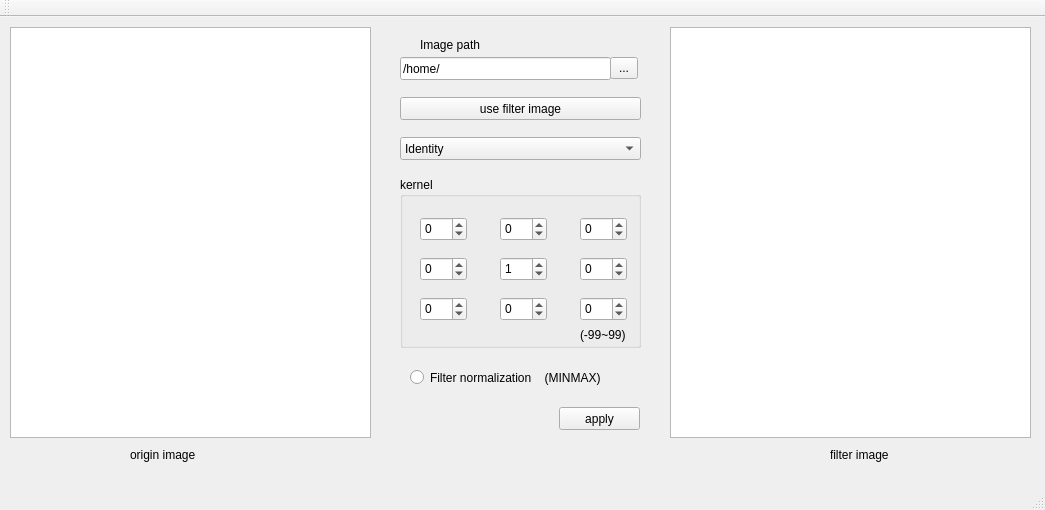
<?xml version="1.0" encoding="UTF-8"?>
<ui version="4.0">
 <class>MainWindow</class>
 <widget class="QMainWindow" name="MainWindow">
  <property name="geometry">
   <rect>
    <x>0</x>
    <y>0</y>
    <width>1045</width>
    <height>510</height>
   </rect>
  </property>
  <property name="windowTitle">
   <string>MainWindow</string>
  </property>
  <widget class="QWidget" name="centralWidget">
   <widget class="QPushButton" name="apply">
    <property name="geometry">
     <rect>
      <x>559</x>
      <y>390</y>
      <width>81</width>
      <height>23</height>
     </rect>
    </property>
    <property name="text">
     <string>apply</string>
    </property>
   </widget>
   <widget class="QComboBox" name="cov_type">
    <property name="geometry">
     <rect>
      <x>400</x>
      <y>120</y>
      <width>241</width>
      <height>23</height>
     </rect>
    </property>
    <item>
     <property name="text">
      <string>Identity</string>
     </property>
    </item>
    <item>
     <property name="text">
      <string>Edge</string>
     </property>
    </item>
    <item>
     <property name="text">
      <string>Edge ↕</string>
     </property>
    </item>
    <item>
     <property name="text">
      <string>Edge ↔</string>
     </property>
    </item>
    <item>
     <property name="text">
      <string>Emboss</string>
     </property>
    </item>
    <item>
     <property name="text">
      <string>Gradient ↕</string>
     </property>
    </item>
    <item>
     <property name="text">
      <string>Gradient ↔</string>
     </property>
    </item>
    <item>
     <property name="text">
      <string>Sharpen</string>
     </property>
    </item>
    <item>
     <property name="text">
      <string>Smooth</string>
     </property>
    </item>
    <item>
     <property name="text">
      <string>Sobel ↕</string>
     </property>
    </item>
    <item>
     <property name="text">
      <string>Sobel ↔</string>
     </property>
    </item>
   </widget>
   <widget class="QRadioButton" name="nomal">
    <property name="geometry">
     <rect>
      <x>410</x>
      <y>350</y>
      <width>221</width>
      <height>21</height>
     </rect>
    </property>
    <property name="text">
     <string>Filter normalization    (MINMAX)</string>
    </property>
   </widget>
   <widget class="QGraphicsView" name="originImage">
    <property name="geometry">
     <rect>
      <x>10</x>
      <y>10</y>
      <width>361</width>
      <height>411</height>
     </rect>
    </property>
   </widget>
   <widget class="QGraphicsView" name="filterImage">
    <property name="geometry">
     <rect>
      <x>670</x>
      <y>10</y>
      <width>361</width>
      <height>411</height>
     </rect>
    </property>
   </widget>
   <widget class="QLineEdit" name="lineEdit">
    <property name="geometry">
     <rect>
      <x>400</x>
      <y>40</y>
      <width>211</width>
      <height>23</height>
     </rect>
    </property>
    <property name="text">
     <string>/home/</string>
    </property>
    <property name="readOnly">
     <bool>true</bool>
    </property>
   </widget>
   <widget class="QPushButton" name="useImage">
    <property name="geometry">
     <rect>
      <x>400</x>
      <y>80</y>
      <width>241</width>
      <height>23</height>
     </rect>
    </property>
    <property name="text">
     <string>use filter image</string>
    </property>
   </widget>
   <widget class="QToolButton" name="filedialog">
    <property name="geometry">
     <rect>
      <x>610</x>
      <y>40</y>
      <width>28</width>
      <height>22</height>
     </rect>
    </property>
    <property name="text">
     <string>...</string>
    </property>
   </widget>
   <widget class="QLabel" name="label">
    <property name="geometry">
     <rect>
      <x>420</x>
      <y>20</y>
      <width>91</width>
      <height>16</height>
     </rect>
    </property>
    <property name="text">
     <string>Image path</string>
    </property>
   </widget>
   <widget class="QLabel" name="label_2">
    <property name="geometry">
     <rect>
      <x>130</x>
      <y>430</y>
      <width>121</width>
      <height>16</height>
     </rect>
    </property>
    <property name="text">
     <string>origin image</string>
    </property>
   </widget>
   <widget class="QLabel" name="label_3">
    <property name="geometry">
     <rect>
      <x>830</x>
      <y>430</y>
      <width>121</width>
      <height>16</height>
     </rect>
    </property>
    <property name="text">
     <string>filter image</string>
    </property>
   </widget>
   <widget class="QGroupBox" name="groupBox">
    <property name="geometry">
     <rect>
      <x>400</x>
      <y>160</y>
      <width>241</width>
      <height>171</height>
     </rect>
    </property>
    <property name="title">
     <string>kernel</string>
    </property>
    <widget class="QLabel" name="label_4">
     <property name="geometry">
      <rect>
       <x>180</x>
       <y>150</y>
       <width>59</width>
       <height>15</height>
      </rect>
     </property>
     <property name="text">
      <string>(-99~99)</string>
     </property>
    </widget>
    <widget class="QSpinBox" name="spinBox_7">
     <property name="geometry">
      <rect>
       <x>180</x>
       <y>40</y>
       <width>47</width>
       <height>24</height>
      </rect>
     </property>
     <property name="minimum">
      <number>-99</number>
     </property>
    </widget>
    <widget class="QSpinBox" name="spinBox_2">
     <property name="geometry">
      <rect>
       <x>20</x>
       <y>80</y>
       <width>47</width>
       <height>24</height>
      </rect>
     </property>
     <property name="minimum">
      <number>-99</number>
     </property>
    </widget>
    <widget class="QSpinBox" name="spinBox_9">
     <property name="geometry">
      <rect>
       <x>180</x>
       <y>120</y>
       <width>47</width>
       <height>24</height>
      </rect>
     </property>
     <property name="minimum">
      <number>-99</number>
     </property>
    </widget>
    <widget class="QSpinBox" name="spinBox_3">
     <property name="geometry">
      <rect>
       <x>20</x>
       <y>120</y>
       <width>47</width>
       <height>24</height>
      </rect>
     </property>
     <property name="minimum">
      <number>-99</number>
     </property>
    </widget>
    <widget class="QSpinBox" name="spinBox_8">
     <property name="geometry">
      <rect>
       <x>180</x>
       <y>80</y>
       <width>47</width>
       <height>24</height>
      </rect>
     </property>
     <property name="minimum">
      <number>-99</number>
     </property>
    </widget>
    <widget class="QSpinBox" name="spinBox_4">
     <property name="geometry">
      <rect>
       <x>100</x>
       <y>40</y>
       <width>47</width>
       <height>24</height>
      </rect>
     </property>
     <property name="minimum">
      <number>-99</number>
     </property>
    </widget>
    <widget class="QSpinBox" name="spinBox_5">
     <property name="geometry">
      <rect>
       <x>100</x>
       <y>80</y>
       <width>47</width>
       <height>24</height>
      </rect>
     </property>
     <property name="minimum">
      <number>-99</number>
     </property>
     <property name="value">
      <number>1</number>
     </property>
    </widget>
    <widget class="QSpinBox" name="spinBox_1">
     <property name="geometry">
      <rect>
       <x>20</x>
       <y>40</y>
       <width>47</width>
       <height>24</height>
      </rect>
     </property>
     <property name="minimum">
      <number>-99</number>
     </property>
    </widget>
    <widget class="QSpinBox" name="spinBox_6">
     <property name="geometry">
      <rect>
       <x>100</x>
       <y>120</y>
       <width>47</width>
       <height>24</height>
      </rect>
     </property>
     <property name="minimum">
      <number>-99</number>
     </property>
    </widget>
   </widget>
  </widget>
  <widget class="QMenuBar" name="menuBar">
   <property name="geometry">
    <rect>
     <x>0</x>
     <y>0</y>
     <width>1045</width>
     <height>20</height>
    </rect>
   </property>
  </widget>
  <widget class="QToolBar" name="mainToolBar">
   <attribute name="toolBarArea">
    <enum>TopToolBarArea</enum>
   </attribute>
   <attribute name="toolBarBreak">
    <bool>false</bool>
   </attribute>
  </widget>
  <widget class="QStatusBar" name="statusBar"/>
 </widget>
 <layoutdefault spacing="6" margin="11"/>
 <resources/>
 <connections/>
</ui>
